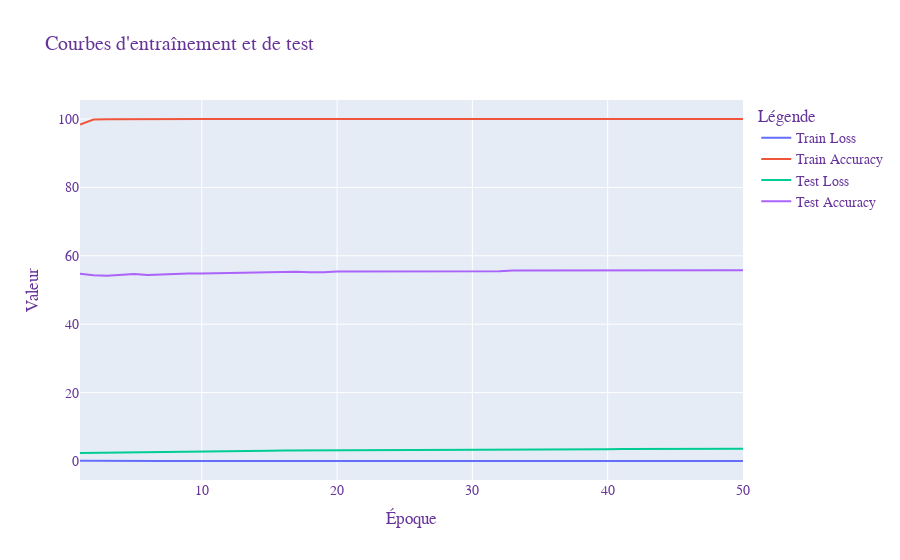

Notebook code cell kept with this figure:
### Code cell
import plotly.graph_objects as go

# Créer les traces pour les courbes d'entraînement et de test
trace_train_loss = go.Scatter(x=list(range(1, num_epochs+1)), y=train_losses, mode='lines', name='Train Loss')
trace_train_acc = go.Scatter(x=list(range(1, num_epochs+1)), y=train_accuracies, mode='lines', name='Train Accuracy')
trace_test_loss = go.Scatter(x=list(range(1, num_epochs+1)), y=test_losses, mode='lines', name='Test Loss')
trace_test_acc = go.Scatter(x=list(range(1, num_epochs+1)), y=test_accuracies, mode='lines', name='Test Accuracy')

# Créer la figure
fig = go.Figure()
fig.add_trace(trace_train_loss)
fig.add_trace(trace_train_acc)
fig.add_trace(trace_test_loss)
fig.add_trace(trace_test_acc)

# Configurer le layout
fig.update_layout(
    title='Courbes d\'entraînement et de test',
    xaxis_title='Époque',
    yaxis_title='Valeur',
    legend_title="Légende",
    font=dict(
        family="Courier New, monospace",
        size=14,
        color="RebeccaPurple"
    )
)

# Afficher le graphique
fig.show()

### Figure 1 — Plotly figure (JSON) as saved in the notebook; plotly's stock layout.template omitted (floating-point values rounded to 4 significant figures)
{"data": [{"mode": "lines", "name": "Train Loss", "type": "scatter", "x": [1, 2, 3, 4, 5, 6, 7, 8, 9, 10, 11, 12, 13, 14, 15, 16, 17, 18, 19, 20, 21, 22, 23, 24, 25, 26, 27, 28, 29, 30, 31, 32, 33, 34, 35, 36, 37, 38, 39, 40, 41, 42, 43, 44, 45, 46, 47, 48, 49, 50], "y": [0.05687, 0.01623, 0.01141, 0.008921, 0.007274, 0.006092, 0.005176, 0.004477, 0.003913, 0.003445, 0.003051, 0.002725, 0.002448, 0.00221, 0.002006, 0.001831, 0.001679, 0.001543, 0.001425, 0.001322, 0.00123, 0.00115, 0.001076, 0.001011, 0.0009522, 0.0008992, 0.000851, 0.0008073, 0.0007677, 0.0007308, 0.0006971, 0.0006658, 0.0006369, 0.0006101, 0.0005854, 0.0005621, 0.0005406, 0.0005206, 0.0005017, 0.0004842, 0.0004675, 0.0004521, 0.0004374, 0.0004237, 0.0004107, 0.0003983, 0.0003866, 0.0003756, 0.000365, 0.0003549]}, {"mode": "lines", "name": "Train Accuracy", "type": "scatter", "x": [1, 2, 3, 4, 5, 6, 7, 8, 9, 10, 11, 12, 13, 14, 15, 16, 17, 18, 19, 20, 21, 22, 23, 24, 25, 26, 27, 28, 29, 30, 31, 32, 33, 34, 35, 36, 37, 38, 39, 40, 41, 42, 43, 44, 45, 46, 47, 48, 49, 50], "y": [98.36, 99.82, 99.89, 99.93, 99.96, 99.96, 99.96, 99.96, 99.96, 99.96, 99.96, 99.96, 99.96, 99.96, 100, 100, 100, 100, 100, 100, 100, 100, 100, 100, 100, 100, 100, 100, 100, 100, 100, 100, 100, 100, 100, 100, 100, 100, 100, 100, 100, 100, 100, 100, 100, 100, 100, 100, 100, 100]}, {"mode": "lines", "name": "Test Loss", "type": "scatter", "x": [1, 2, 3, 4, 5, 6, 7, 8, 9, 10, 11, 12, 13, 14, 15, 16, 17, 18, 19, 20, 21, 22, 23, 24, 25, 26, 27, 28, 29, 30, 31, 32, 33, 34, 35, 36, 37, 38, 39, 40, 41, 42, 43, 44, 45, 46, 47, 48, 49, 50], "y": [2.375, 2.435, 2.503, 2.567, 2.626, 2.681, 2.731, 2.777, 2.819, 2.859, 2.896, 2.931, 2.964, 2.996, 3.025, 3.053, 3.08, 3.105, 3.129, 3.152, 3.174, 3.195, 3.216, 3.235, 3.254, 3.272, 3.289, 3.306, 3.322, 3.338, 3.353, 3.368, 3.382, 3.396, 3.409, 3.422, 3.435, 3.447, 3.459, 3.471, 3.482, 3.494, 3.505, 3.515, 3.526, 3.536, 3.546, 3.555, 3.565, 3.574]}, {"mode": "lines", "name": "Test Accuracy", "type": "scatter", "x": [1, 2, 3, 4, 5, 6, 7, 8, 9, 10, 11, 12, 13, 14, 15, 16, 17, 18, 19, 20, 21, 22, 23, 24, 25, 26, 27, 28, 29, 30, 31, 32, 33, 34, 35, 36, 37, 38, 39, 40, 41, 42, 43, 44, 45, 46, 47, 48, 49, 50], "y": [54.75, 54.33, 54.17, 54.42, 54.67, 54.42, 54.58, 54.75, 54.83, 54.83, 54.92, 54.92, 55.08, 55.08, 55.17, 55.25, 55.33, 55.17, 55.17, 55.42, 55.42, 55.42, 55.5, 55.5, 55.58, 55.5, 55.5, 55.5, 55.5, 55.5, 55.5, 55.5, 55.67, 55.67, 55.67, 55.67, 55.67, 55.67, 55.58, 55.58, 55.67, 55.67, 55.67, 55.75, 55.58, 55.67, 55.75, 55.75, 55.75, 55.75]}], "layout": {"font": {"color": "RebeccaPurple", "family": "Courier New, monospace", "size": 14}, "legend": {"title": {"text": "Légende"}}, "title": {"text": "Courbes d'entraînement et de test"}, "xaxis": {"title": {"text": "Époque"}}, "yaxis": {"title": {"text": "Valeur"}}}}
